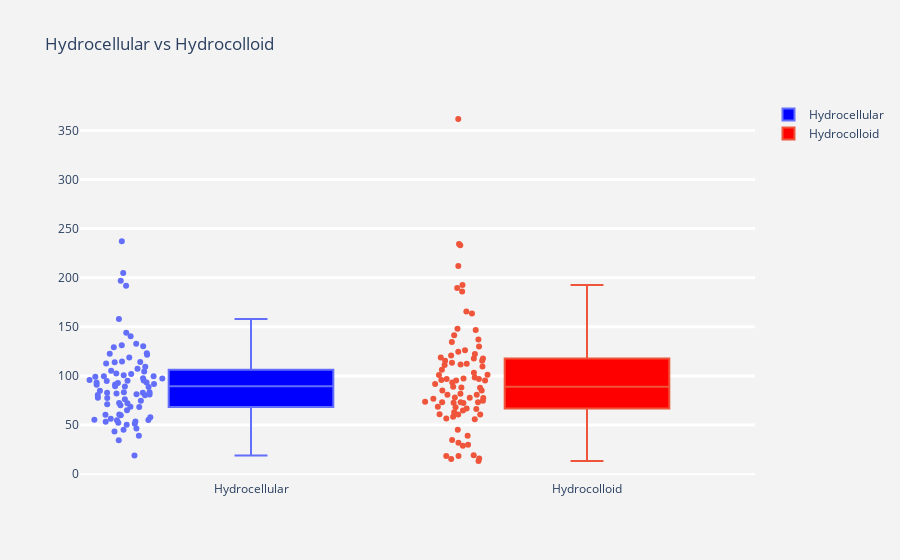

The cell this chart's notebook holds for it:
### Code cell
fig = go.Figure()
fig.add_trace(go.Box(y= cost_df.loc[cost_df['Dressing type'] == 'Hydrocellular']['updated total cost'] 
, boxpoints='all', name='Hydrocellular',fillcolor='blue', jitter=0.5, whiskerwidth=0.2))

fig.add_trace(go.Box(y= cost_df.loc[cost_df['Dressing type'] == 'Hydrocolloid']['updated total cost'], boxpoints='all', name='Hydrocolloid',
                    fillcolor='red', jitter=0.5, whiskerwidth=0.2))
fig.update_layout(title='Hydrocellular vs Hydrocolloid', 
                  yaxis=dict(gridcolor='rgb(255, 255, 255)',
                 gridwidth=3),
                 paper_bgcolor='rgb(243, 243, 243)',
                 plot_bgcolor='rgb(243, 243, 243)')

### Figure 1 — Plotly figure (JSON) as saved in the notebook; plotly's stock layout.template omitted (floating-point values rounded to 4 significant figures)
{"data": [{"boxpoints": "all", "fillcolor": "blue", "jitter": 0.5, "name": "Hydrocellular", "type": "box", "whiskerwidth": 0.2, "y": [51.24, 132.8, 95.3, 80.37, 94.98, 105.4, 89.6, 191.7, 118.7, 71.18, 101.9, 77.53, 114.8, 50.37, 93.24, 114.1, 60.02, 83.31, 77.74, 204.8, 19.02, 237.0, 122.6, 65.0, 91.86, 100.6, 80.55, 97.75, 93.43, 60.39, 82.83, 107.3, 81.46, 81.99, 43.37, 68.4, 94.85, 55.26, 83.37, 88.69, 56.44, 70.04, 76.15, 129.2, 54.9, 123.0, 131.3, 97.45, 196.9, 89.16, 99.58, 130.3, 53.52, 39.21, 140.5, 92.68, 72.5, 60.83, 72.18, 104.4, 144.0, 157.9, 80.97, 52.3, 34.61, 45.28, 109.4, 84.98, 82.79, 55.07, 46.57, 102.4, 57.93, 53.27, 112.6, 99.71, 99.11, 91.06, 121.5, 91.17, 95.83, 68.54, 114.1, 74.67]}, {"boxpoints": "all", "fillcolor": "red", "jitter": 0.5, "name": "Hydrocolloid", "type": "box", "whiskerwidth": 0.2, "y": [111.6, 122.2, 88.23, 113.5, 77.83, 81.96, 80.84, 98.44, 66.86, 39.18, 18.48, 126.1, 189.7, 15.45, 55.78, 32.02, 73.25, 361.6, 97.3, 93.43, 85.2, 137.1, 15.88, 60.63, 73.71, 78.11, 118.9, 85.18, 58.53, 103.3, 87.98, 96.83, 124.7, 100.9, 72.38, 60.8, 74.86, 234.3, 120.9, 95.92, 165.6, 89.07, 106.4, 13.39, 148.1, 66.42, 68.74, 80.9, 130.1, 117.9, 134.5, 117.7, 34.68, 18.5, 109.5, 115.4, 95.38, 163.5, 186.1, 73.11, 233.1, 192.6, 146.8, 60.92, 45.15, 73.17, 62.98, 30.03, 64.75, 72.64, 101.2, 112.4, 19.18, 77.55, 76.89, 212.0, 68.24, 115.6, 111.1, 141.4, 91.69, 96.93, 56.62, 95.33, 29.0]}], "layout": {"autosize": true, "paper_bgcolor": "rgb(243, 243, 243)", "plot_bgcolor": "rgb(243, 243, 243)", "title": {"text": "Hydrocellular vs Hydrocolloid"}, "xaxis": {"autorange": true, "range": [-0.5083, 1.5], "type": "category"}, "yaxis": {"autorange": true, "gridcolor": "rgb(255, 255, 255)", "gridwidth": 3, "range": [-5.959, 380.9], "type": "linear"}}}
